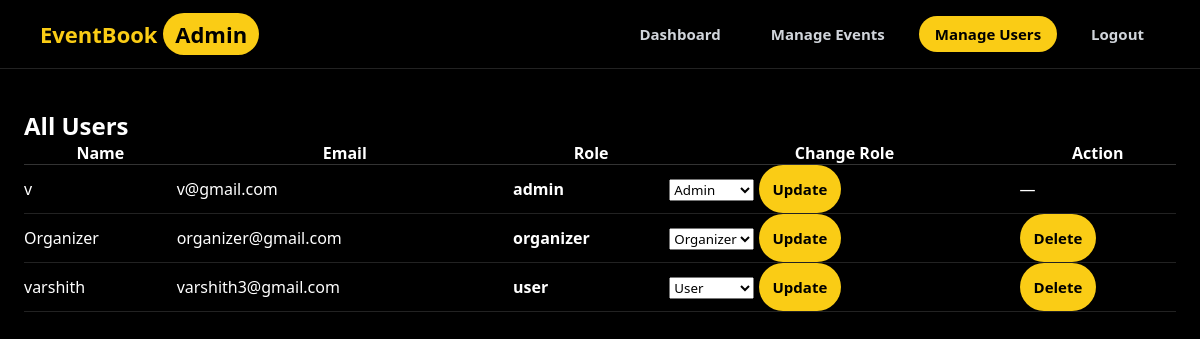
/admin/users (signed in), run on an earlier commit of the app's database.
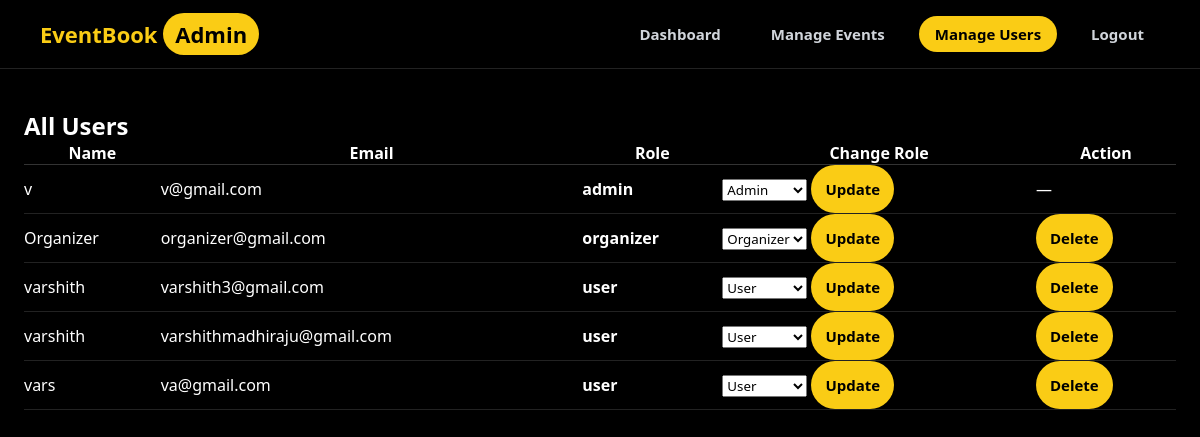
And on a later commit of the database.
### tables this page shows
CREATE TABLE users (
    id INTEGER PRIMARY KEY AUTOINCREMENT,
    name TEXT,
    email TEXT UNIQUE,
    password TEXT,
    role TEXT
);

### app.py (the view)
@app.route("/admin/users")
def admin_users():
    if session.get("role") != "admin":
        return redirect("/home")
    con = get_db()
    cur = con.cursor()
    cur.execute("SELECT id,name,email,role FROM users")
    users = cur.fetchall()
    con.close()
    return render_template("admin_users.html", users=users)

### app.py (called while the page is built)
def get_db():
    con = sqlite3.connect("new_database.db", timeout=30)
    con.execute("PRAGMA journal_mode=WAL;")
    con.execute("PRAGMA synchronous=NORMAL;")
    return con

### templates/admin_users.html (shortened to what this page needs)
<!DOCTYPE html>
<html lang="en">
<head>
    <link rel="stylesheet" href="{{ url_for('static', filename='style.css') }}">
</head>
<body>
<header class="header">
    <div class="logo">EventBook <span class="admin-badge">Admin</span></div>
    <nav class="nav">
        <a href="/admin/dashboard" class="nav-link">Dashboard</a>
        <a href="/admin/events" class="nav-link">Manage Events</a>
        <a href="/admin/users" class="btn-yellow">Manage Users</a>
        <a href="/logout" class="nav-link logout">Logout</a>
    </nav>
</header>
<section class="movies">
    <h2>All Users</h2>
    <table style="width:100%; color:white; border-collapse:collapse;">
        <thead>
            <tr style="border-bottom:1px solid #333;">
                <th>Name</th>
                <th>Email</th>
                <th>Role</th>
                <th>Change Role</th>
                <th>Action</th>
            </tr>
        </thead>
        <tbody>
        {% for u in users %}
            <tr style="border-bottom:1px solid #222;">
                <td>{{ u[1] }}</td>
                <td>{{ u[2] }}</td>
                <td><strong>{{ u[3] }}</strong></td>
                <td>
                    <form method="POST" action="/admin/users/role/{{ u[0] }}">
                        <select name="role">
                            <option value="user" {% if u[3]=='user' %}selected{% endif %}>User</option>
                            <option value="organizer" {% if u[3]=='organizer' %}selected{% endif %}>Organizer</option>
                            <option value="admin" {% if u[3]=='admin' %}selected{% endif %}>Admin</option>
                        </select>
                        <button type="submit" class="btn-yellow">Update</button>
                    </form>
                </td>
                <td>
                    {% if u[3] != 'admin' %}
                    <a href="/admin/users/delete/{{ u[0] }}"
                       class="btn-yellow"
                       onclick="return confirm('Delete this user?')">
                        Delete
                    </a>
                    {% else %}
                    —
                    {% endif %}
                </td>
            </tr>
        {% endfor %}
        </tbody>
    </table>
</section>
</body>
</html>

### static/style.css (style rules this page uses)
* { margin: 0; padding: 0; box-sizing: border-box; font-family: 'Segoe UI', sans-serif; }
body { background: #000; color: #fff; }
.header { display: flex; justify-content: space-between; align-items: center; padding: 16px 40px; border-bottom: 1px solid #222; }
.logo { color: #facc15; font-size: 22px; font-weight: bold; }
.nav { display: flex; align-items: center; gap: 18px; }
.nav a, .nav button { background: transparent; border: none; text-decoration: none; color: #d1d5db; font-weight: 600; font-size: 15px; padding: 8px 16px; border-radius: 999px; cursor: pointer; transition: all 0.25s ease; }
.btn-yellow { background: #facc15 !important; color: #000 !important; font-weight: 700; }
.movies { padding: 40px; }
.admin-badge { background: #facc15; color: black; padding: 6px 12px; border-radius: 999px; font-weight: bold; }
a { text-decoration: none; }
* { margin: 0; padding: 0; box-sizing: border-box; font-family: "Segoe UI", Tahoma, Geneva, Verdana, sans-serif; }
.btn-yellow { background: #facc15; color: #000; border: none; padding: 14px; border-radius: 999px; font-size: 15px; font-weight: 700; cursor: pointer; transition: all 0.3s ease; }
.movies { max-width: 1200px; margin: 0 auto; padding: 40px 24px 80px; }

What changed in the data, as far as the page shows it:
added users: name "varshith", email "varshithmadhiraju@gmail.com", role "user", role "User"
added users: name "vars", email "va@gmail.com", role "user", role "User"
